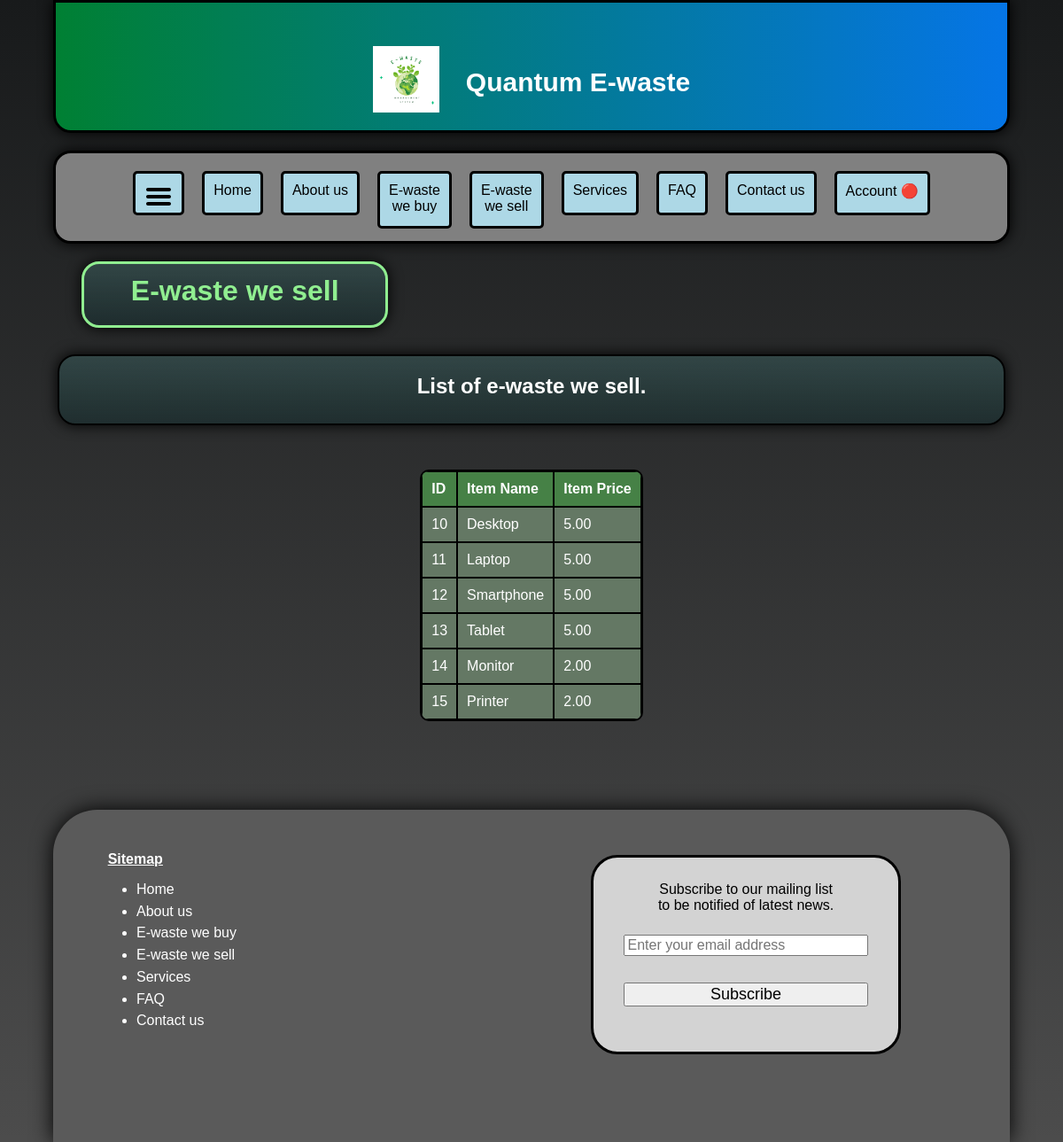
The page /e-waste/we-sell.php on the database its author committed.
### tables this page shows
CREATE TABLE `items` (
  `item_id` int(11) NOT NULL,
  `item_type` varchar(300) NOT NULL,
  `item_price` decimal(11,2) NOT NULL,
  `transaction_type` varchar(300) NOT NULL
);

### e-waste/we-sell.php (the view, shortened to what this page needs)
<!DOCTYPE html>
<html lang="en">
<head>
    <link href="../css/styles.css" rel="stylesheet">
    <link href="../css/navigation-bar-buttons.css" rel="stylesheet">
    <link href="../css/dropdown-menu.css" rel="stylesheet">
    <link href="../css/e-waste.css" rel="stylesheet">
    <link href="../css/styles-cp-mobile.css" rel="stylesheet">
    <link href="../css/side-navigation-menu.css" rel="stylesheet">
</head>
<body>
    <div id="basket">
        <div id="header" class="website-title">
            <div class="title-and-image-container">
                <div class="title-and-image-content">
                    <img class="header-image" src="../images/logo-image.png" alt="Greening planet earth." title="Greening planet earth.">
                </div>
                <div class="title-and-image-content">
                    Quantum E-waste
                </div>
            </div>
        </div>
        <div id="menu-buttons">
            <div>
                <a class="black-hyperlink" href="javascript:void(0)" onclick="openNav()">
                    <div class="menu-button">
                        <img src="../images/Hamburger_icon.svg" alt="Hamburger button icon for side navigation menu." title="Hamburger button icon for side navigation menu.">
                    </div>
                </a>
            </div>
            <div>
                <a class="black-hyperlink" href="../index.php">
                    <div class="menu-button">
                        Home
                    </div>
                </a>
            </div>
            <div>
                <a class="black-hyperlink" href="../about-us.php">
                    <div class="menu-button">
                        About us
                    </div>
                </a>
            </div>
            <div>
                <a class="black-hyperlink" href="../e-waste/we-buy.php">
                    <div class="menu-button-2">
                        E-waste<br>we buy
                    </div>
                </a>
            </div>
            <div>
                <a class="black-hyperlink" href="#">
                    <div class="menu-button-2">
                        E-waste<br>we sell
                    </div>
                </a>
            </div>
            <div>
                <a class="black-hyperlink" href="../services.php">
                    <div class="menu-button">
                        Services
                    </div>
                </a>
            </div>
            <div>
                <a class="black-hyperlink" href="../faq.php">
                    <div class="menu-button">
                        FAQ
                    </div>
                </a>
            </div>
            <div>
                <a class="black-hyperlink" href="../contact-us.php">
                    <div class="menu-button">
                        Contact us
                    </div>
                </a>
            </div>
            <div>
                <a class="black-hyperlink" href="javascript:void(0)">
                    <div class="dropdown">
                        <div class="menu-button">
                            <?php
                            if (isset($_SESSION['email_address'])) {
                                echo "Account &#128994;";
                            }
                            else {
                                echo "Account &#128308;";
                            }
                            ?>
                        </div>
                    </div>
                </a>
            </div>
        </div>
        <div class="page-title-banner-container">
            <div class="page-title-banner-content">E-waste we sell</div>
        </div>
        <div id="contents-1-container">
            <div id="contents-1-content">
                <h2>List of e-waste we sell.</h2>
            </div>
        </div>
        <div>
            <div class="e-waste-table">
                <?php
                include '../php/connection.php';
                $html = <<<HTML
                <table border=1>
                    <tr>
                        <th>ID</th>
                        <th>Item Name</th>
                        <th>Item Price</th>
                    </tr>
                HTML;
                echo $html;
                $sql_query_1 = "SELECT * FROM `items`
                                WHERE transaction_type = 'sell'
                                ORDER BY item_id ASC";
                $sql_query_1_result = $connection->query($sql_query_1);
                while($sql_query_1_row = $sql_query_1_result->fetch_assoc()) {
                    $html = <<<HTML
                    <tr>
                        <td>{$sql_query_1_row['item_id']}</td>
                        <td>{$sql_query_1_row['item_type']}</td>
                        <td>{$sql_query_1_row['item_price']}</td>
                    </tr>
                    HTML;
                    echo $html;
                }
                echo '</table>';
                ?>
            </div>
        </div>
        <div id="footer-container" class="footer-text">
            <div id="footer-container-2">
                <p class="footer-text-2">Sitemap</p>
                <ul>
                    <a class="white-hyperlink" href="../index.php" class="white">
                        <li class="padding-bottom">Home</li>
                    </a>
                    <a class="white-hyperlink" href="../about-us.php" class="white">
                        <li class="padding-bottom">About us</li>
                    </a>
                    <a class="white-hyperlink" href="../e-waste/we-buy.php" class="white">
                        <li class="padding-bottom">E-waste we buy</li>
                    </a>
                    <a class="white-hyperlink" href="#" class="white">
                        <li class="padding-bottom">E-waste we sell</li>
                    </a>
                    <a class="white-hyperlink" href="../services.php" class="white">
                        <li class="padding-bottom">Services</li>
                    </a>
                    <a class="white-hyperlink" href="../faq.php" class="white">
                        <li class="padding-bottom">FAQ</li>
                    </a>
                    <a class="white-hyperlink" href="../contact-us.php" class="white">
                        <li class="padding-bottom">Contact us</li>
                    </a>
                </ul>
            </div>
            <div id="footer-container-3">
                <p class="black-text">Subscribe to our mailing list<br>to be notified of latest news.</p>
                <div class="subscription-form">
                    <form action="" method="post">
                        <input type="email" name="email" placeholder="Enter your email address" class="subscribe-textbox" required>
                        <input type="submit" value="Subscribe" class="subscribe-button">
                    </form>
                </div>
            </div>
        </div>
    </div>
</body>
</html>

### css/styles.css (style rules this page uses)
* { box-sizing: border-box }
body { margin: 0; font-family: Verdana, sans-serif; background: linear-gradient(rgba(24, 26, 27, 1), rgba(0, 0, 0, 0.7)); background-size: 100% 100%; background-repeat: no-repeat; background-attachment: fixed; }
.black-hyperlink { color: black; text-decoration: none; }
#basket { width: 1080px; margin: 0 auto; }
#header { height: 150px; width: 1080px; background: linear-gradient(to right, #008033, #0575e6); border-style: solid; text-align: center; border-radius: 0px 0px 20px 20px; z-index: 1; box-shadow: 0px 0px 16px 0px black; }
.website-title { font-weight: bold; font-size: 30px; z-index: 1; }
.title-and-image-container { display: flex; justify-content: center; align-items: center; height: 180px; }
.title-and-image-content { margin-left: 15px; margin-right: 15px; color: white; }
.header-image { height: 75px; width: 75px; }
#footer-container { background-color: rgb(90, 90, 90); width: 1080px; height: 375px; border-radius: 50px 50px 0px 0px; box-shadow: 0px 0px 24px 0px black; }
#footer-container-2 { padding-top: 3%; float: left; }
.footer-text { color: white; padding-left: 5%; }
.footer-text-2 { font-weight: bold; text-decoration: underline; padding-left: 5%; }
.black-text { color: black; }
.white-hyperlink { color: white; text-decoration: none; }
#footer-container-3 { background-color: lightgray; float: left; text-align: center; border-style: solid; border-width: 3px; border-color: black; width: 350px; height: 225px; margin-left: 39%; padding-top: 1%; margin-top: 5%; border-radius: 30px; }
.subscribe-textbox { width: 80%; font-size: 16px; }
.subscribe-button { width: 80%; font-size: 16px; }
.padding-bottom { padding-bottom: 6%; }
input[type="submit"] { font-size: 18px; }

### css/navigation-bar-buttons.css (style rules this page uses)
#menu-buttons { margin-right: 20px; background: gray; border-style: solid; height: 105px; width: 1080px; padding-top: 20px; display: flex; justify-content: center; gap: 10px; position: sticky; top: 1%; border-radius: 20px; z-index: 5; box-shadow: 0px 0px 16px 0px black; }
.menu-button { height: 50px; background-color:lightblue; border-style: solid; text-align: center; float: left; padding: 10px; margin-left: 5px; margin-right: 5px; vertical-align: middle; -webkit-transition: background-color 0.3s, transform 0.3s linear; -moz-transition: background-color 0.3s, transform 0.3s linear; -ms-transition: background-color 0.3s, transform 0.3s linear; -o-transition: background-color 0.3s, transform 0.3s linear; transition: background-color 0.3s, transform 0.3s linear; border-radius: 5px; }
.menu-button-2 { height: 65px; background-color:lightblue; border-style: solid; text-align: center; float: left; padding: 10px; margin-left: 5px; margin-right: 5px; vertical-align: middle; -webkit-transition: background-color 0.3s, transform 0.3s linear; -moz-transition: background-color 0.3s, transform 0.3s linear; -ms-transition: background-color 0.3s, transform 0.3s linear; -o-transition: background-color 0.3s, transform 0.3s linear; transition: background-color 0.3s, transform 0.3s linear; border-radius: 5px; }

### css/dropdown-menu.css (style rules this page uses)
.dropdown { position: relative; display: inline-block; }
.dropdown-content a { color: black; padding: 12px 16px; text-decoration: none; display: block; transition: all ease-in .2s; -o-transition: all ease-in .2s; -ms-transition: all ease-in .2s; -moz-transition: all ease-in .2s; -webkit-transition: all ease-in .2s; }

### rows shown on the page
items: item_id "10", item_type "Desktop", item_price "5.00"
items: item_id "11", item_type "Laptop", item_price "5.00"
items: item_id "12", item_type "Smartphone", item_price "5.00"
items: item_id "13", item_type "Tablet", item_price "5.00"
items: item_id "14", item_type "Monitor", item_price "2.00"
items: item_id "15", item_type "Printer", item_price "2.00"
